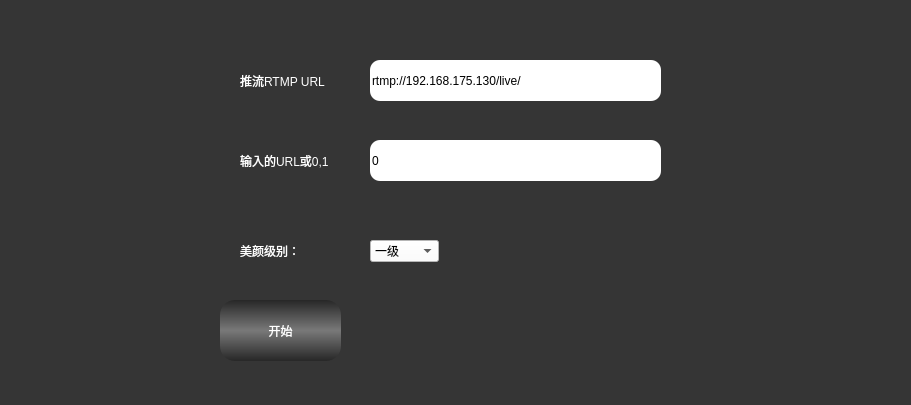
<?xml version="1.0" encoding="UTF-8"?>
<ui version="4.0">
 <class>XRtmpStreamerClass</class>
 <widget class="QWidget" name="XRtmpStreamerClass">
  <property name="geometry">
   <rect>
    <x>0</x>
    <y>0</y>
    <width>911</width>
    <height>405</height>
   </rect>
  </property>
  <property name="windowTitle">
   <string>XRtmpStreamer</string>
  </property>
  <property name="styleSheet">
   <string notr="true">QLabel
{
	color: rgb(255, 255, 255);
	font: 75 12pt &quot;黑体&quot;;
}
QWidget
{
	background-color: rgb(53, 53, 53);
}

QPushButton:hover
{ 
	background-color: qlineargradient(spread:pad, x1:0, y1:0, x2:0, y2:1, stop:0 rgba(120, 120, 120, 255), stop:0.495 rgba(39, 39, 39, 255), stop:0.505 rgba(39,39, 39, 255), stop:1 rgba(120, 120,120, 255));
 border: none;
border-radius:15px;
color: rgb(255, 255, 255);
font: 75 12pt &quot;黑体&quot;;
 }

QPushButton:!hover
 { 
	background-color: qlineargradient(spread:pad, x1:0, y1:0, x2:0, y2:1, stop:0 rgba(39, 39, 39, 255), stop:0.495 rgba(120, 120, 120, 255), stop:0.505 rgba(120,120, 120, 255), stop:1 rgba(39, 39,39, 255));
 border: none;
border-radius:15px;
color: rgb(255, 255, 255);
font: 75 12pt &quot;黑体&quot;;
 }

QLineEdit
{
border-radius:10px;
background-color: rgb(255, 255, 255);
font: 75 12pt &quot;黑体&quot;;
}

QComboBox
{
background-color: rgb(255, 255, 255);
font: 75 12pt &quot;黑体&quot;;
}</string>
  </property>
  <widget class="QLineEdit" name="outUrl">
   <property name="geometry">
    <rect>
     <x>370</x>
     <y>60</y>
     <width>291</width>
     <height>41</height>
    </rect>
   </property>
   <property name="text">
    <string>rtmp://192.168.175.130/live/</string>
   </property>
  </widget>
  <widget class="QLabel" name="label">
   <property name="geometry">
    <rect>
     <x>240</x>
     <y>60</y>
     <width>101</width>
     <height>41</height>
    </rect>
   </property>
   <property name="text">
    <string>推流RTMP URL</string>
   </property>
  </widget>
  <widget class="QLabel" name="label_2">
   <property name="geometry">
    <rect>
     <x>240</x>
     <y>140</y>
     <width>121</width>
     <height>41</height>
    </rect>
   </property>
   <property name="text">
    <string>输入的URL或0,1</string>
   </property>
  </widget>
  <widget class="QLineEdit" name="inUrl">
   <property name="geometry">
    <rect>
     <x>370</x>
     <y>140</y>
     <width>291</width>
     <height>41</height>
    </rect>
   </property>
   <property name="text">
    <string>0</string>
   </property>
  </widget>
  <widget class="QPushButton" name="startButton">
   <property name="geometry">
    <rect>
     <x>220</x>
     <y>300</y>
     <width>121</width>
     <height>61</height>
    </rect>
   </property>
   <property name="text">
    <string>开始</string>
   </property>
  </widget>
  <widget class="QLabel" name="label_3">
   <property name="geometry">
    <rect>
     <x>240</x>
     <y>230</y>
     <width>91</width>
     <height>41</height>
    </rect>
   </property>
   <property name="text">
    <string>美颜级别：</string>
   </property>
  </widget>
  <widget class="QComboBox" name="faceLevel">
   <property name="geometry">
    <rect>
     <x>370</x>
     <y>240</y>
     <width>69</width>
     <height>22</height>
    </rect>
   </property>
   <item>
    <property name="text">
     <string>一级</string>
    </property>
   </item>
   <item>
    <property name="text">
     <string>二级</string>
    </property>
   </item>
   <item>
    <property name="text">
     <string>三级</string>
    </property>
   </item>
  </widget>
 </widget>
 <layoutdefault spacing="6" margin="11"/>
 <resources>
  <include location="xrtmpstreamer.qrc"/>
 </resources>
 <connections>
  <connection>
   <sender>startButton</sender>
   <signal>clicked()</signal>
   <receiver>XRtmpStreamerClass</receiver>
   <slot>startPushStream()</slot>
   <hints>
    <hint type="sourcelabel">
     <x>280</x>
     <y>329</y>
    </hint>
    <hint type="destinationlabel">
     <x>991</x>
     <y>330</y>
    </hint>
   </hints>
  </connection>
 </connections>
 <slots>
  <slot>startPushStream()</slot>
 </slots>
</ui>
